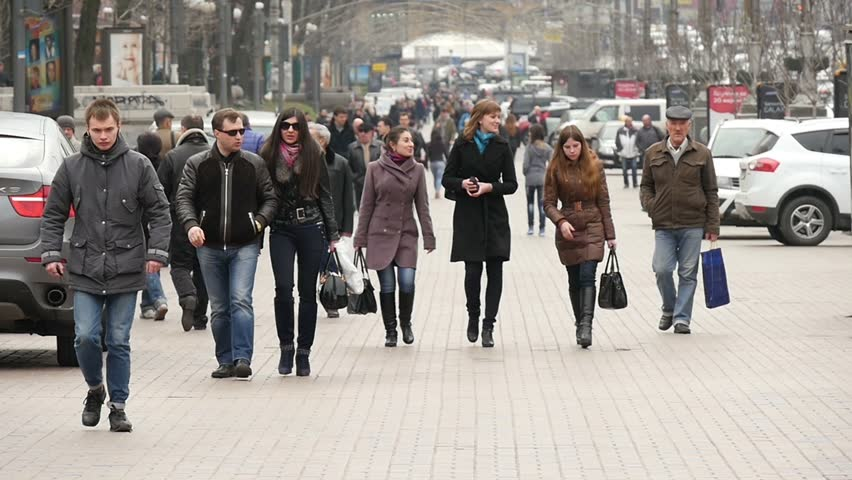
#> input picture W11/data/people01.jpg, 852 x 480 px
$ jupyter execute --allow-errors 03-hog.ipynb
#> lines starting #> are read from the running program, lines starting #| are printed output that depends on the picture
[cell 1]
import requests
from IPython.core.display import HTML
HTML(f"""
<style>
@import "https://cdn.jsdelivr.net/npm/bulma@0.9.4/css/bulma.min.css";
</style>
""")

# Gradient image features: Histogram of Oriented Gradients (HoG) introduction

**Overview**
This exercise introduces image gradient extraction and demonstrates how to compute Histogram of Oriented Gradients (HoG) features on a sample image. The extracted HoG features will be used in later exercises for classification.

<article class="message">
    <div class="message-body">
        <strong>List of individual tasks</strong>
        <ul style="list-style: none;">
            <li>
            <a href="#descriptor">Task 1: Calculate the HoG descriptor</a>
            </li>
            <li>
            <a href="#test1">Task 2: Reflect</a>
            </li>
            <li>
            <a href="#test">Task 3: Visualizing and understanding the HoG de…</a>
            </li>
            <li>
            <a href="#test2">Task 4: Reflect</a>
            </li>
            <li>
            <a href="#compare_images">Task 5: Comparing HoG Features</a>
            </li>
            <li>
            <a href="#compare_images1">Task 6: Evaluating HoG Features</a>
            </li>
            <li>
            <a href="#interpretation">Task 7: Interpretation/ Understanding questions</a>
            </li>
            <li>
            <a href="#interpretation1">Task 8: Interpretation/ Understanding questions</a>
            </li>
        </ul>
    </div>
</article>

The cell below loads a sample image.

[cell 2]
## load input image
import matplotlib.pyplot as plt
import numpy as np
from skimage.feature import hog
from skimage import data, exposure


fn =  "./data/people01.jpg"
image = plt.imread(fn)
#> image is the input picture: shape (480, 852, 3); mean R, G, B 152.3, 146.7, 141.6
print(image.shape)
#| (480, 852, 3)

#> (the rest of this cell did not finish here and is left out)

The following section:
- Introduces the [HoG descriptor](https://en.wikipedia.org/wiki/Histogram_of_oriented_gradients)

- Shows how to calculate a HoG featues for an image including a visualization of the HoG descriptor.

## Overview of Histogram of Oriented Gradients (HoG) Algorithm
The Histogram of Oriented Gradients (HoG) is a feature descriptor used to detect objects in images.
The function [skimage.feature.HoG](https://scikit-image.org/docs/stable/api/skimage.feature.html<elem-3>.feature.HoG)
 computes
the HoG features. It also returns the feature descriptor vector (`fd`
), in which its
size is equal to the number of: Bins $\times$ Block Columns
$\times$ Block Rows $\times$ Cells in the Block.
The process involves the following stages:
**1. Preprocessing / Smoothing:**

Initially, the image undergoes a global intensity normalization to diminish the effects of lighting. A common technique involves gamma (power-law) transformation of pixels, which can be achieved by calculating the square root or logarithm of each color channel. This stage helps in reducing the impact of local shadowing and highlights variations since the image texture strength is generally related to the local surface illumination.
**2. Calculation of Image Gradients:**

This stage focuses on computing image gradients. The standard procedure is to either convert the image to grayscale or use the most prominent color channel.
**Info**
This step was implemented by us in the first part of the exercise.


**3. Creation of Cells and Calculation of normalized Histograms:**

The objective is to create an encoding of local gradients. This involves partitioning the image window into smaller spatial cells. Each cell creates a histogram of image gradient orientations and performs various steps to normalize intensities and histograms.
**4. Compilation of Feature Vector:**

The HoG feature is constructed by concatenating the histograms for each cell into a combined vector.

---
**Task 1 (easy): Calculate the HoG descriptor👩‍💻**
1. Run the cell below to calculate and plot the HoG descriptor.

---

[cell 3]
# load new image
image1 = data.astronaut()[:270,100:320]
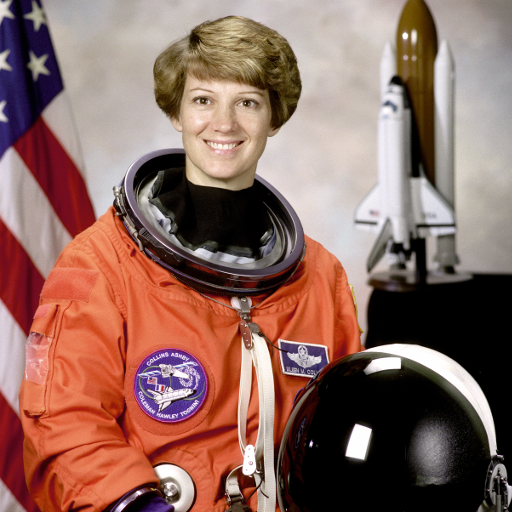
#> input picture skimage.data.astronaut(), 512 x 512 px
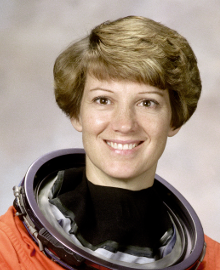
#> image1: shape (270, 220, 3); mean R, G, B 148.5, 130.6, 117.9
print(image1.shape)
#| (270, 220, 3)

feature_vector=True,
bins = 8
pixels_per_cell = 16
cells_per_block = 4

(fd1, HoG_feat1) = hog(
    image1,
    orientations=bins,
    pixels_per_cell=(pixels_per_cell, pixels_per_cell),
    cells_per_block=(cells_per_block, cells_per_block),
    block_norm="L2",
    visualize=True,
    feature_vector=feature_vector,
    channel_axis=-1
)
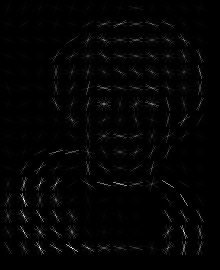
#> HoG_feat1: shape (270, 220) float64; min 0, max 68.85, mean 1.1; drawn with min black and max white
#> fd1 = 16640 values, max 0.717 at index 14860, min 0 at index 12411, mean 0.0553
HoG_feat1 = HoG_feat1.astype("uint8")
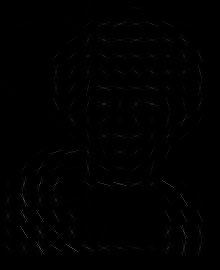
#> HoG_feat1: shape (270, 220); min 0, max 68, mean 0.9


# after implementation of the HoG function, run the following plot
#> (the rest of this cell did not finish here and is left out)

---
**Task 2 (easy): Reflect💡**
1. What charaterizes the local histograms and the HoG feature combined?

---

1. The local histograms and HoG feature combined is characterized by local shape information.

---
**Task 3 (easy): Visualizing and understanding the HoG descriptor👩‍💻**
Change the parameters of the HoG descriptor and visualize how the feature descriptor changes.
1. Change the parameters for the HoG descriptor:

- the number of bins
- the number of pixels per cell
- the number of cells per block

and visually observe how the dimensionality and the features change.
2. The following cell loads an image of a cat. Calculate the HoG descriptor of the cat image.

---

[cell 4]
image2 = data.cat()[:270,:440:2]
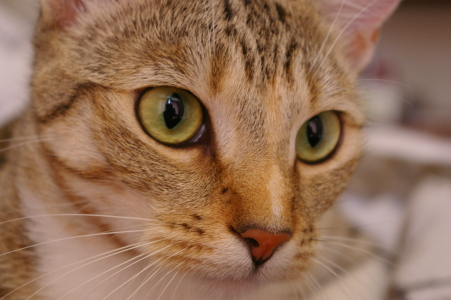
#> input picture skimage.data.cat(), 451 x 300 px
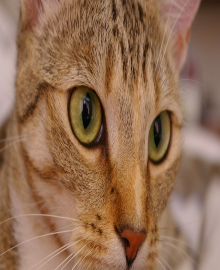
#> image2: shape (270, 220, 3); mean R, G, B 146.3, 109.6, 83.4
print(image2.shape)
#| (270, 220, 3)

#fd2,HoG_image2 = image # replace this with HoG feature results. fd is the feature vector and HoG_image is the visualization of the calculated gradients.
(fd2, HoG_feat2) = hog(
    image2,
    orientations=bins,
    pixels_per_cell=(pixels_per_cell, pixels_per_cell),
    cells_per_block=(cells_per_block, cells_per_block),
    block_norm="L2",
    visualize=True,
    feature_vector=feature_vector,
    channel_axis=-1
)
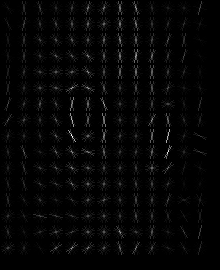
#> HoG_feat2: shape (270, 220) float64; min 0, max 46.89, mean 1; drawn with min black and max white
#> fd2 = 16640 values, max 0.608 at index 10398, min 0 at index 97, mean 0.0651
HoG_feat2 = HoG_feat2.astype("uint8")


# after implementation of the HoG function, run the following plot
#> (the rest of this cell did not finish here and is left out)

---
**Task 4 (easy): Reflect💡**
1. What charaterizes the local histograms and the HoG feature combined?

---

[cell 5]
#Write your reflections here...

---
**Task 5 (easy): Comparing HoG Features👩‍💻**
This task is about comparing HoG features of two different images.
1. Change the parameters of the HoG descriptor and visually compare the HoG features.
2. Calculate the normalized (use `np.linalg.norm`
 to normalize vectors) scalar product between the two feature vectors `fd1`
 and `fd2`
.     - What is the scalar product between two feature vectors? (compare it to the value of 1 )
    - Repeat the calculation for multiple HoG filter parameters, and describe how these parameters influence the result.

**Hint**
Set `feature_vector`
=True in `HoG`

3. Based on the cosine similarity (normalized inner product), explain how HoG features can be used to classify different images of cat/humans.

---

#> (a cell that did not finish here is left out)

3. The cosine similarity esentially gives the cosine of the angle between the two vectors, if this is 1 then they're perfectly aligned, if 0 then they're orthogonal and if -1 then they're the most dissimilar. I.e. how close is this image of a cat to this image of a human... not that close.

---
**Task 6 (easy): Evaluating HoG Features💡**
This task will compare two HoG features of different images.
1. What is the scalar product between two feature vectors? (compare it to the value of 1 )
2. Repeat the calculation for multiple HoG filter settings, notice a difference?

**Hint**
Set `feature_vector`
=True in `HoG`

3. Based on the cosine similarity (normalized inner product), explain how HoG features can be used to classify different images of cat/humans.

---

[cell 7]
#Write your reflections here...

---
**Task 7 (medium): Interpretation/ Understanding questions👩‍💻**
Select several images from the dataset (`peopleXY.jpg`
) and visually compare the HoG features of people and non-people images.
1. Run the cell below to visualizes the HoG features

---

[cell 8]
# load new image
fn =  "./data/people01.jpg"

def compute_and_show_hog(path):
#> called with path = './data/people01.jpg'
    image = plt.imread(path)[:400,:540]
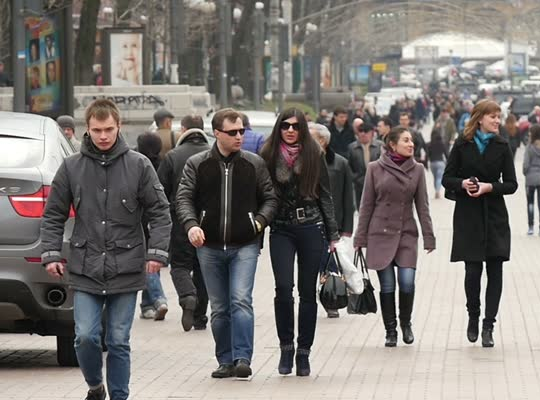
#> image: shape (400, 540, 3); mean R, G, B 123.1, 118.5, 115

    feature_vector=True,
    bins = 8
    pixels_per_cell = 16
    cells_per_block = 4

    (fd, HoG_feat) = hog(
        image,
        orientations=bins,
        pixels_per_cell=(pixels_per_cell, pixels_per_cell),
        cells_per_block=(cells_per_block, cells_per_block),
        block_norm="L2",
        visualize=True,
        feature_vector=feature_vector,
        channel_axis=-1
    )
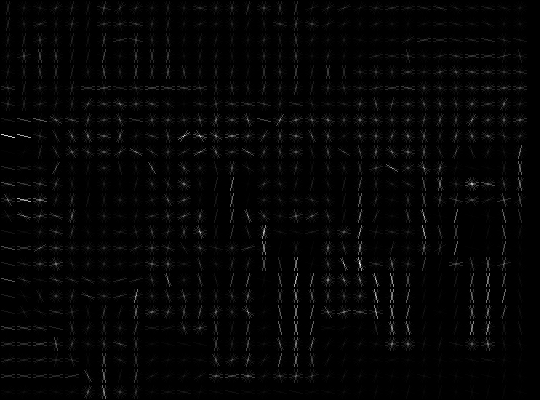
#> HoG_feat: shape (400, 540) float64; min 0, max 62.49, mean 1.2; drawn with min black and max white
    HoG_feat = HoG_feat.astype("uint8")
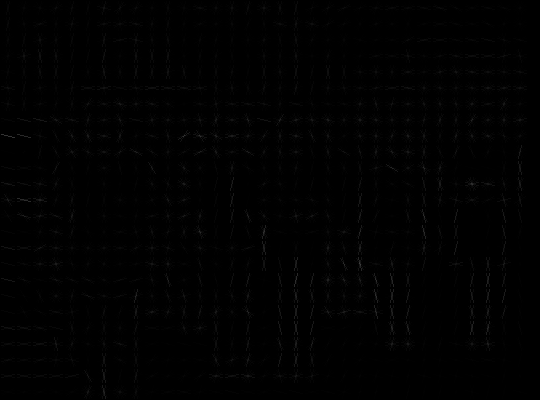
#> HoG_feat: shape (400, 540); min 0, max 62, mean 1.1

    print(f' HoG feature vector shape: {fd.shape}')
#|  HoG feature vector shape: (84480,)
    print(f' HoG feature vector shape after vectorization: {fd.reshape(-1).shape}')
#|  HoG feature vector shape after vectorization: (84480,)

    fig, (ax1, ax2) = plt.subplots(1, 2, figsize=(12, 4), sharex=True, sharey=True)

    ax1.axis('off')
    ax1.imshow(image, cmap=plt.cm.gray)
    ax1.set_title('Input image')

    # Rescale histogram for better display
    HoG_image_rescaled = exposure.rescale_intensity(HoG_feat, in_range=(0, 10))

    ax2.axis('off')
    ax2.imshow(HoG_image_rescaled, cmap=plt.cm.gray)
    ax2.set_title('Histogram of Oriented Gradients')

    plt.show()
    return fd

$ run again, with W11/data/people04.jpg copied over W11/data/people01.jpg
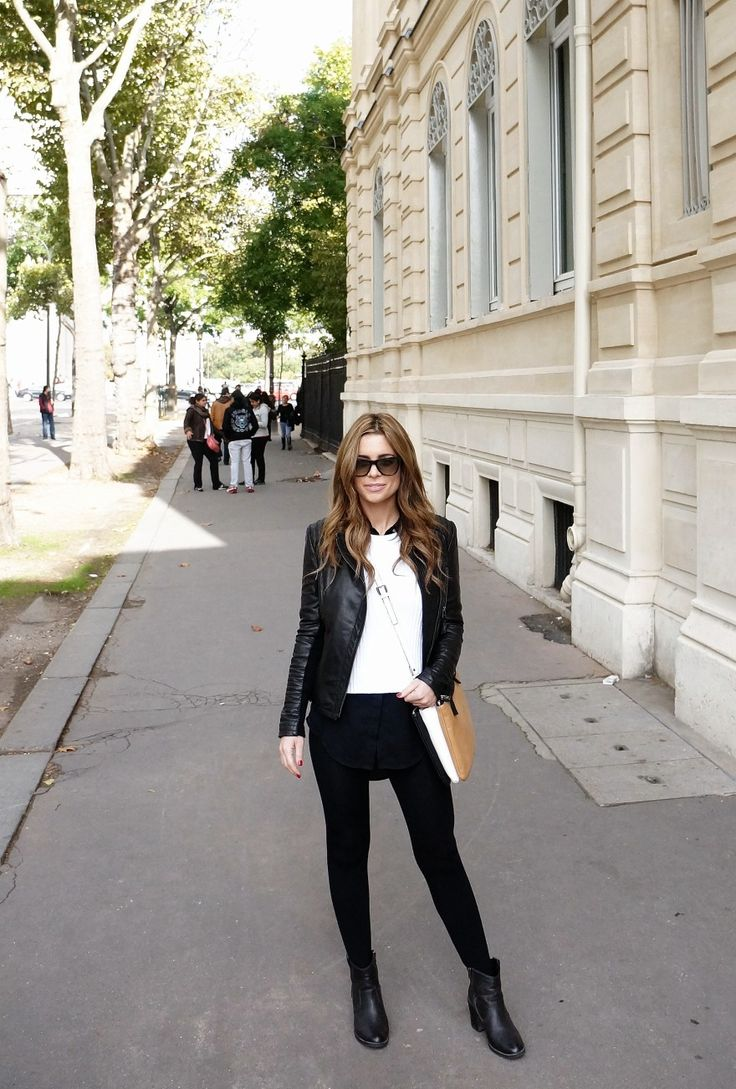
#> input picture W11/data/people04.jpg, 736 x 1089 px
#> image is the input picture: shape (1089, 736, 3); mean R, G, B 159.6, 154.6, 144.8
#| (1089, 736, 3)
#| (270, 220, 3)
#> fd1 = 16640 values, max 0.717 at index 14860, min 0 at index 12411, mean 0.0553
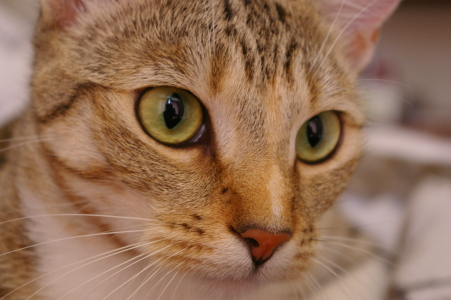
#> input picture skimage.data.cat(), 451 x 300 px
#| (270, 220, 3)
#> fd2 = 16640 values, max 0.608 at index 10398, min 0 at index 97, mean 0.0651
#> image: shape (400, 540, 3)
#> in compute_and_show_hog, `(fd, HoG_feat) = hog( image, orientations=bins, pixels_per_cell=(pixel..`:
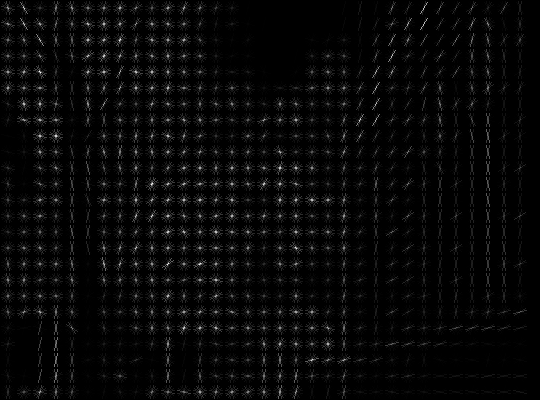
#> HoG_feat: shape (400, 540) float64; min 0, max 60.88, mean 1.9; drawn with min black and max white
#|  HoG feature vector shape: (84480,)
#|  HoG feature vector shape after vectorization: (84480,)

$ run again, with W11/data/people05.jpg copied over W11/data/people01.jpg
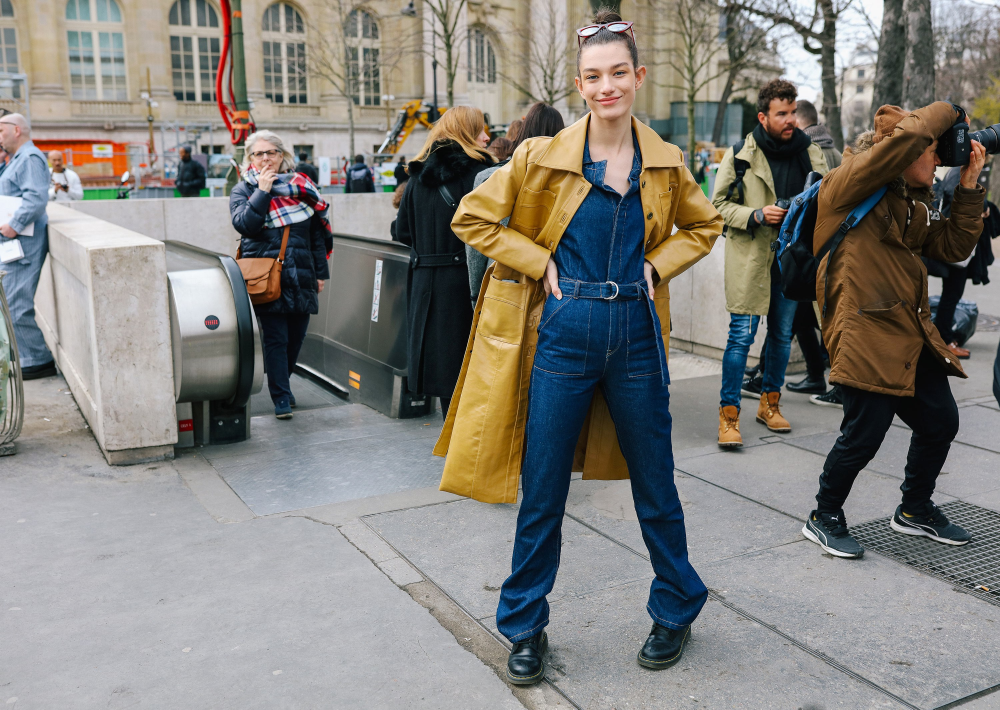
#> input picture W11/data/people05.jpg, 3000 x 2129 px (shown at 1/3 size)
#> image is the input picture: shape (2129, 3000, 3); mean R, G, B 130.3, 128.3, 123.5
#| (2129, 3000, 3)
#| (270, 220, 3)
#> fd1 = 16640 values, max 0.717 at index 14860, min 0 at index 12411, mean 0.0553
#| (270, 220, 3)
#> fd2 = 16640 values, max 0.608 at index 10398, min 0 at index 97, mean 0.0651
#> image: shape (400, 540, 3)
#> in compute_and_show_hog, `(fd, HoG_feat) = hog( image, orientations=bins, pixels_per_cell=(pixel..`:
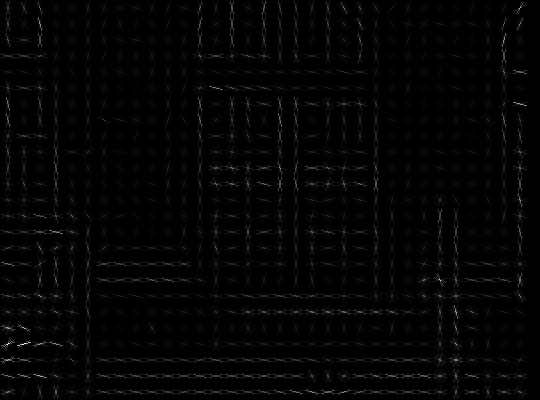
#> HoG_feat: shape (400, 540) float64; min 0, max 23.75, mean 0.4; drawn with min black and max white
#|  HoG feature vector shape: (84480,)
#|  HoG feature vector shape after vectorization: (84480,)
